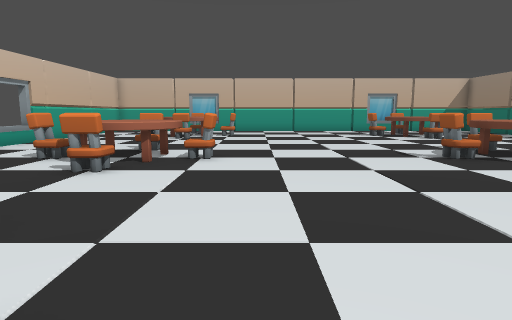
[1] (above)

19 first-person views from a walk through a 3-D level made in the Godot game engine. The camera is 1.2 m above the floor, tilts 8° down and sees 75° across. The floor is counted in squares, 1 m on a side. Each view is taken from the middle of a square. On the plan, view 1 faces up. The plan holds only what a view shows up to about 14 squares ahead; the rest is blank. The place goes on beyond the plan. Characters and animated objects are not drawn.

[2]
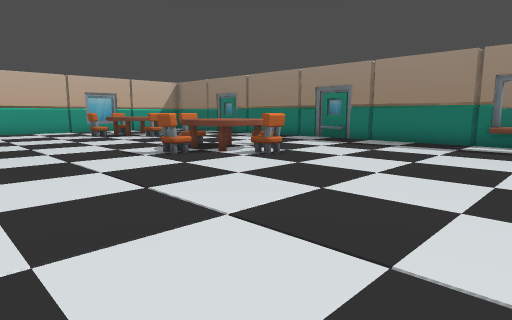

[3]
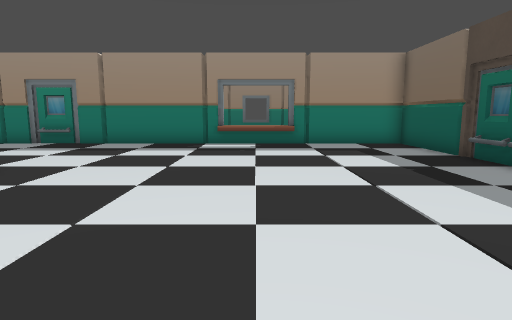

[4]
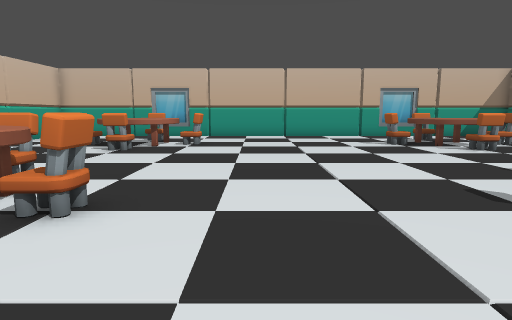

[5]
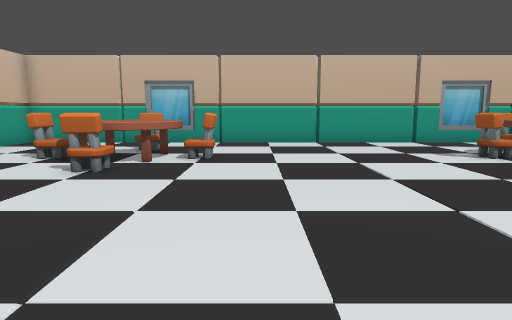

[6]
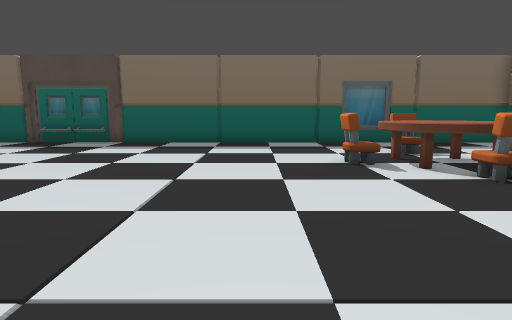

[7]
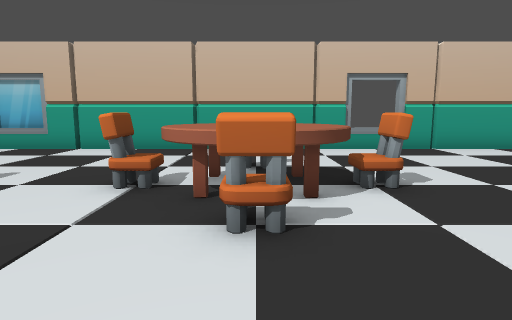

[8]
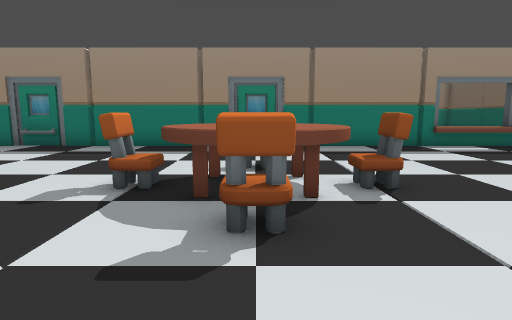

[9]
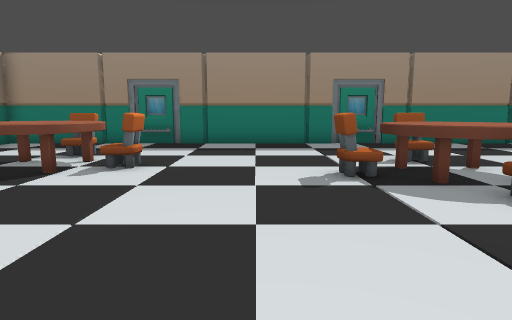

[10]
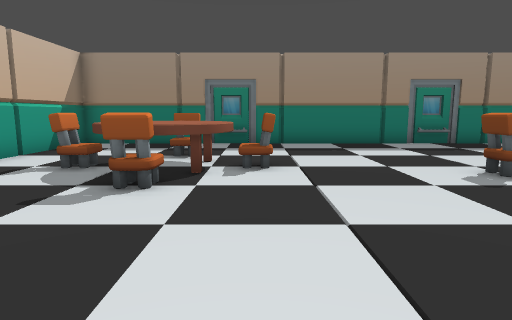

[11]
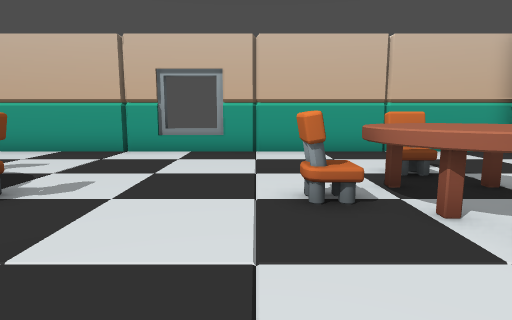

[12]
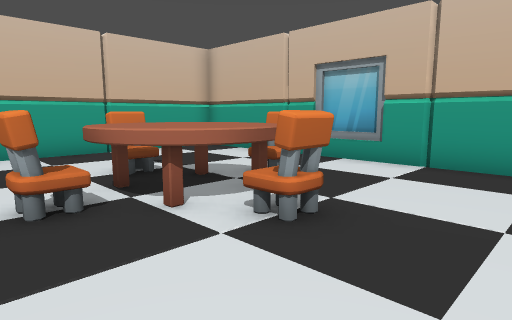

[13]
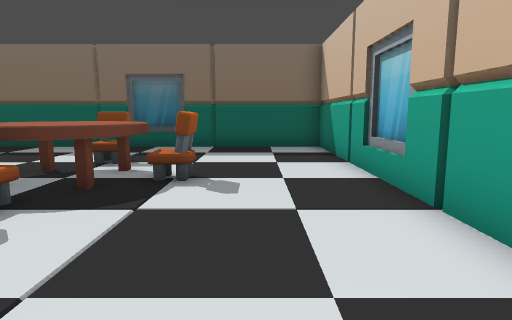

[14]
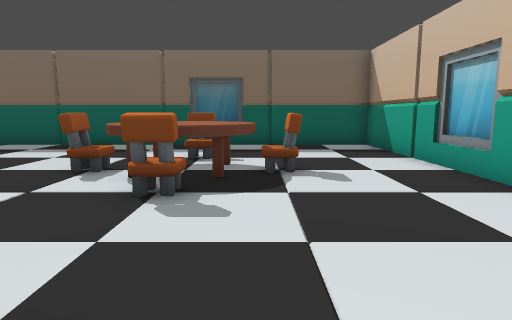

[15]
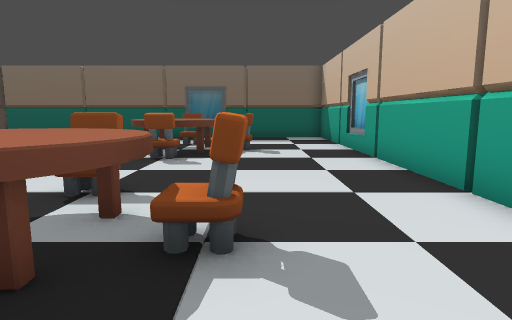

[16]
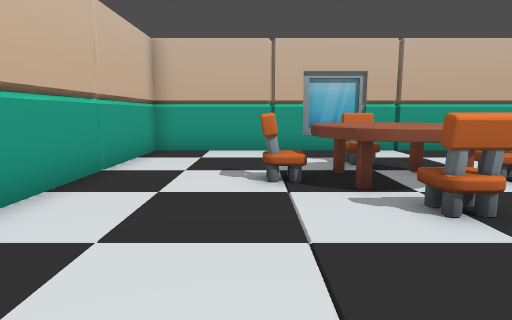

[17]
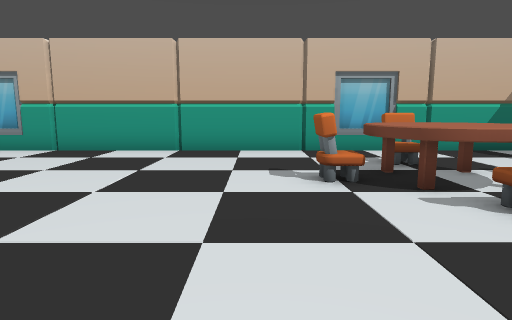

[18]
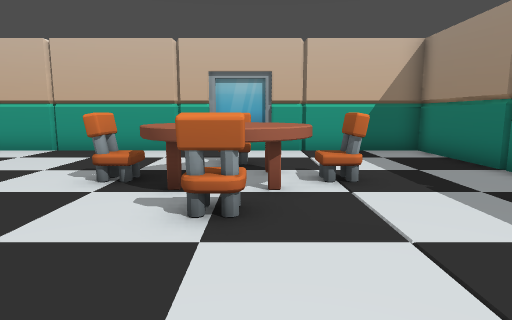

[19]
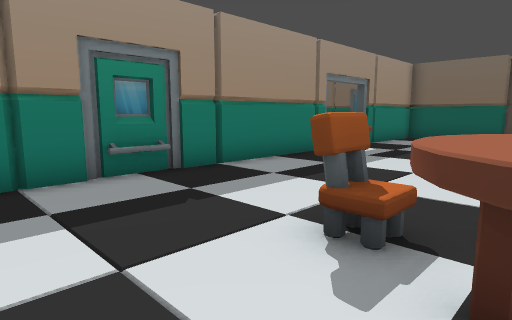

### Floor plan
Points are (right, up) in squares from view 1. A wall is a line through its corners. A room is listed if a view was taken in it or the views show most of it. See-through windows are left out.
Room 1 (views 1, 2, 3, 4, 5, 6, 7, 8, 9, 10, 11, 12, 13, 14, 15, 16, 17, 18, 19)
walls: (-9.8, 12.2) (-9.2, 12.2) (-9.2, 1.8); (14.5, 8.5) (14.5, 9.4); (-9.5, 1.8) (-9.5, 0.1); (-9.2, 0.2) (-9.2, -4.8) (14.2, -4.8) (14.2, 0.5); (14.2, 1.5) (14.2, 22.7) (-9.2, 22.7) (-9.2, 13.8) (-9.8, 13.8); (14.5, 16.5) (14.5, 17.4); (-2.6, 23) (-4.4, 23); (7.4, -5) (8.1, -5); (-4.4, -5) (-2.6, -5); (8.8, -5) (9.6, -5); (9.4, 23) (7.6, 23)
low walls: (14.1, 1.5) (14.1, 2.5); (14.1, -0.6) (14.1, 0.6)
ways out: opening at (14.5, 1)
objects: chair (-6, 1); chair (-6, 9); chair (-6, 18); table (-5, 0) to (-2, 2); table (-5, 8) to (-2, 10); table (-5, 17) to (-2, 19); chair (-4, -1) to (-3, -1); chair (-4, 3) to (-3, 3); chair (-4, 7) to (-3, 7); chair (-4, 11) to (-3, 11); chair (-4, 16) to (-3, 16); chair (-4, 20) to (-3, 20); chair (-1, 1); chair (-1, 9); chair (-1, 18); chair (5, 9); table (6, 8) to (9, 10); chair (6, 18); chair (7, 7) to (8, 7); chair (7, 11) to (8, 11); table (7, 17) to (10, 19); chair (8, 16) to (9, 16); chair (8, 20) to (9, 20); chair (10, 9); chair (11, 18)

Where each view was taken, in squares from view 1:
view 1: 0 up, 0 right, facing up
view 2: 0 up, 0 right, facing up-right
view 3: 1 up, 1 right, facing right
view 4: 5 up, 1 right, facing up
view 5: 9 up, 0 right, facing up
view 6: 9 up, 1 right, facing down
view 7: 9 up, 2 right, facing left
view 8: 9 up, 2 right, facing right
view 9: 13 up, 1 right, facing right
view 10: 16 up, 1 right, facing right
view 11: 15 up, 1 right, facing left
view 12: 15 up, 1 right, facing up-left
view 13: 7 up, 7 left, facing down
view 14: 8 up, 5 left, facing down
view 15: 12 up, 6 left, facing down
view 16: 12 up, 6 left, facing up
view 17: 12 up, 5 right, facing up
view 18: 12 up, 9 right, facing up
view 19: 12 up, 8 right, facing down-right
